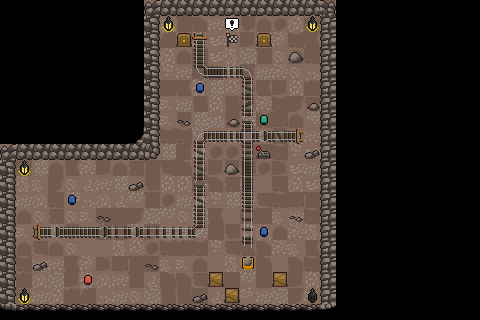

A 2D game scene composited from a Tiled map and its tileset images. What follows is a short description and the map's XML, with each tile layer's data collapsed to a summary:
An orthogonal 30x20 tile map with 16x16 px tiles, 8 tile layers (Ground, BottomWalls, Walls, BackWalls, ...), 2 tilesets and 24 objects.

<map version="1.10" tiledversion="1.11.0" orientation="orthogonal" renderorder="right-down" width="30" height="20" tilewidth="16" tileheight="16" infinite="0" nextlayerid="16" nextobjectid="35">
 <tileset firstgid="1" source="cavesTileset.tsx" />
 <tileset firstgid="141" source="dwarvenMines.tsx" />
 <layer id="1" name="Ground" width="30" height="20">
  <data>[600 cells, 339 non-empty, 49 distinct tile ids]</data>
 </layer>
 <layer id="3" name="BottomWalls" width="30" height="20">
  <data>[600 cells, 21 non-empty, 3 distinct tile ids]</data>
 </layer>
 <layer id="2" name="Walls" width="30" height="20">
  <data>[600 cells, 36 non-empty, 5 distinct tile ids]</data>
 </layer>
 <layer id="4" name="BackWalls" width="30" height="20">
  <data>[600 cells, 22 non-empty, 6 distinct tile ids]</data>
 </layer>
 <layer id="5" name="Enemies" width="30" height="20">
  <data>[600 cells, 0 non-empty, 0 distinct tile ids]</data>
 </layer>
 <layer id="6" name="Collectables" width="30" height="20">
  <data>[600 cells, 7 non-empty, 4 distinct tile ids]</data>
 </layer>
 <objectgroup id="9" name="CollisionObjects">
  <object id="1" x="0" y="144" width="16" height="176">
   <properties>
    <property name="type" value="Wall" />
   </properties>
  </object>
  <object id="4" x="16" y="304" width="320" height="16">
   <properties>
    <property name="type" value="Wall" />
   </properties>
  </object>
  <object id="5" x="320" y="64" width="16" height="240">
   <properties>
    <property name="type" value="Wall" />
   </properties>
  </object>
  <object id="6" x="320" y="0" width="16" height="64">
   <properties>
    <property name="type" value="Wall" />
   </properties>
  </object>
  <object id="7" x="144" y="0.153005" width="176" height="15.847">
   <properties>
    <property name="type" value="Wall" />
   </properties>
  </object>
  <object id="9" x="0" y="16" width="160" height="144">
   <properties>
    <property name="type" value="Wall" />
   </properties>
  </object>
 </objectgroup>
 <objectgroup id="14" name="EnemyObjects">
  <object id="24" x="192" y="112">
   <properties>
    <property name="type" value="Slime" />
   </properties>
   <point />
  </object>
  <object id="25" x="230.055" y="161.749">
   <properties>
    <property name="type" value="Slime" />
   </properties>
   <point />
  </object>
  <object id="26" x="242.623" y="107.104">
   <properties>
    <property name="type" value="Slime" />
   </properties>
   <point />
  </object>
  <object id="27" x="260.656" y="207.65">
   <properties>
    <property name="type" value="Slime" />
   </properties>
   <point />
  </object>
  <object id="28" x="257.377" y="157.923">
   <properties>
    <property name="type" value="Slime" />
   </properties>
   <point />
  </object>
  <object id="29" x="196.175" y="201.639">
   <properties>
    <property name="type" value="Slime" />
   </properties>
   <point />
  </object>
  <object id="30" x="175.956" y="238.251">
   <properties>
    <property name="type" value="Slime" />
   </properties>
   <point />
  </object>
  <object id="31" x="298.907" y="220.219">
   <properties>
    <property name="type" value="Slime" />
   </properties>
   <point />
  </object>
  <object id="32" x="237.705" y="238.251">
   <properties>
    <property name="type" value="Slime" />
   </properties>
   <point />
  </object>
  <object id="33" x="184.699" y="251.366">
   <properties>
    <property name="type" value="Slime" />
   </properties>
   <point />
  </object>
  <object id="34" x="279.772" y="101.693">
   <properties>
    <property name="type" value="Slime" />
   </properties>
   <point />
  </object>
 </objectgroup>
 <objectgroup id="15" name="BreakableWalls" />
 <objectgroup id="10" name="PowerUpObjects">
  <properties>
   <property name="type" value="HeartUp" />
  </properties>
  <object id="12" x="40" y="192">
   <properties>
    <property name="type" value="SpeedUp" />
   </properties>
   <point />
  </object>
  <object id="16" x="168" y="192">
   <properties>
    <property name="Name" value="HeartUp" />
    <property name="type" value="HeartUp" />
   </properties>
   <point />
  </object>
  <object id="17" template="speedUpTemplate.tx" x="280" y="192" />
  <object id="18" template="heartUpTemplate.tx" x="264" y="288" />
  <object id="20" template="keyTemplate.tx" x="213.333" y="240.667" />
 </objectgroup>
 <objectgroup id="12" name="DoorObjects" />
 <objectgroup id="13" name="EventObjects">
  <object id="22" x="44" y="232">
   <properties>
    <property name="type" value="Start" />
   </properties>
   <point />
  </object>
  <object id="23" x="228" y="40" width="8" height="8">
   <properties>
    <property name="type" value="Finish" />
   </properties>
  </object>
 </objectgroup>
 <layer id="7" name="Decor" width="30" height="20">
  <data>[600 cells, 62 non-empty, 33 distinct tile ids]</data>
 </layer>
 <layer id="8" name="Interactable" width="30" height="20">
  <data>[600 cells, 1 non-empty, 1 distinct tile ids]</data>
 </layer>
</map>
